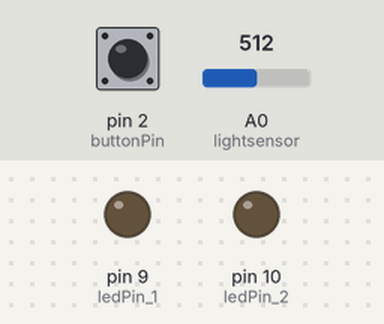
Bench run of a sketch on a simulated Arduino Uno, built with avr-gcc and run on an emulated ATmega328P. Shown: output pins drawn as LEDs (lit = HIGH). Dashed ring = blinking. The test bench sets the inputs (shaded band); at power-on: pin 2 (buttonPin) LOW, A0 (lightsensor) = 512.

Above: at 1.2 s.
1.3 s: pin 2 (buttonPin) pulled HIGH for 3.2 s
At 2.1 s:
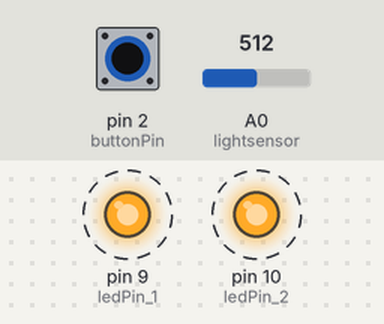
Timing chart, 0 to 5.8 s (numbered marks = the images above; inputs shaded):
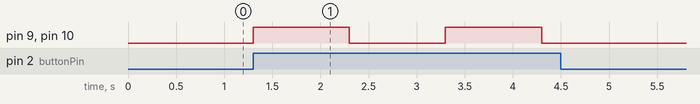

The sketch:

hw_June16.ino
```cpp
/*
 Dancing Lights
 By Junior Garcia

 This program uses a light sensor and a button to explore the possibilites of I/O relationships. The user
 must click on the buttom to start the light sequence of the LEDS, and usng a flashlight, illuminate the light sensor to make the lights
 dance faster.


*/

const int buttonPin = 2;     // the number of the pushbutton pin
const int ledPin_1 =  9;
const int ledPin_2 = 10;
const int lightsensor = A0;


// variables will change:
int buttonState = 0;
int lightsensor_value = 0;

// the setup routine runs once when you press reset:
void setup() {
  // initialize serial communication at 9600 bits per second:
  Serial.begin(9600);
  //initalize led pins as outputs
  pinMode(ledPin_1, OUTPUT);
  pinMode(ledPin_2, OUTPUT);
  // initialize the pushbutton pin as an input:
  pinMode(buttonPin, INPUT);
}

// the loop routine runs over and over again forever:
void loop() {
  //Read potentiometer value
  lightsensor_value = analogRead(lightsensor);

  // read the state of the pushbutton value:
  buttonState = digitalRead(buttonPin);
  // check if the pushbutton is pressed. If it is, the buttonState is HIGH:
  if (buttonState == HIGH) {
      //check if light sensor receives bright light
      if(lightsensor_value>950){

          digitalWrite(ledPin_1, HIGH);   // turn the LED on (HIGH is the voltage level)
          digitalWrite(ledPin_2, LOW);
          delay(100);                       // wait for a alittle time
          digitalWrite(ledPin_1, LOW);    // turn the LED off by making the voltage LOW
          digitalWrite(ledPin_2, HIGH);
          delay(100);

        } else{

          digitalWrite(ledPin_1, HIGH);   // turn the LED on (HIGH is the voltage level)
          digitalWrite(ledPin_2, HIGH);
          delay(1000);                       // wait for a longer time
          digitalWrite(ledPin_1, LOW);    // turn the LED off by making the voltage LOW
          digitalWrite(ledPin_2, LOW);
          delay(1000);
        }
  }


}
```

Measured:
- after the input at 1.3 s, pin 9 (ledPin_1), pin 10 (ledPin_2): alternates HIGH for 1.0 s and LOW for 1.0 s, 4 changes in all, then stays LOW, starting at once
